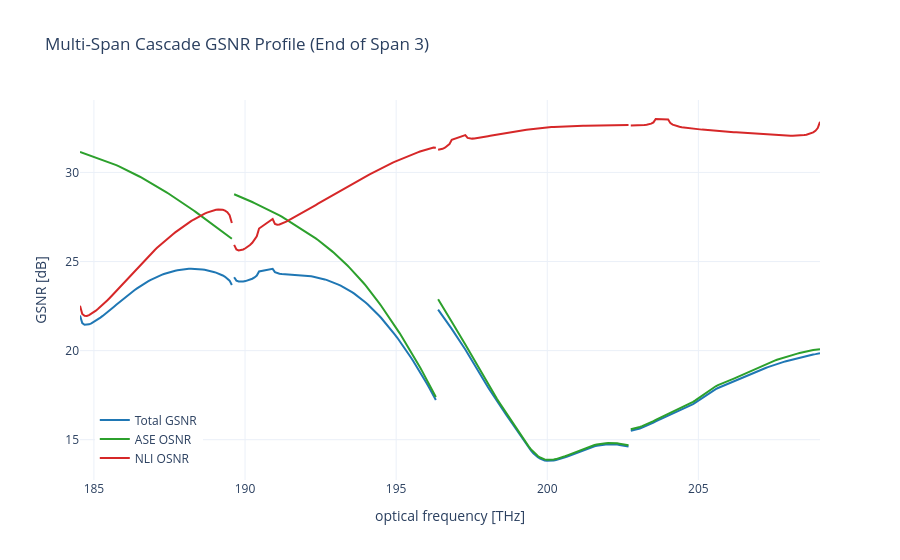

The notebook cell saved with this chart:
### Markdown cell above
### 3. Multi-Span Cascade: Physical EDFAs & Tilt Modeling

Evaluate a 3-span heterogeneous cascade with physical amplifier imperfections:
* **Link Profile:** 80 km + 70 km + 60 km spans[cite: 1, 4].
* **Amplification:** Post-transmitter booster (+14 dB) followed by inline EDFAs[cite: 1, 3].
* **Gain Shaping:** Per-span tilt targets to compensate ISRS spectral ripple[cite: 3, 6].

### Code cell
multi_span_link = Link(
    name="multi_span_cascade",
    length=[80.0, 70.0, 60.0],
    num_span=3,
    num_amp=3,
    link_params=link_params
)

booster_edfa = EdfaConfig(gain_target=14.0, is_booster=True)

# Define physical inline amplifiers with slight tilt compensation
inline_edfas = [
    EdfaConfig(gain_target=16.0, tilt_target=-0.5, out_voa=0.5),
    EdfaConfig(gain_target=14.5, tilt_target=-0.3, out_voa=0.0),
    EdfaConfig(gain_target=13.0, tilt_target=0.0, out_voa=0.0),
]

# Physical launch configuration
phys_param_builder = ParameterBuilder(
    link=multi_span_link,
    bands=bands,
    P_in=-12.0,                  # Transmitter power prior to booster
    grid_center=grid_center,
    Edfa=inline_edfas,
    booster=booster_edfa,
    P_in_is_tx_power=True,      # Apply booster gain to P_in
    alpha_dB_LCS=alpha_dB_custom
)

# Execute Solvers across the cascade
isrs_phys = ISRSSolver(phys_param_builder, model="FLP")
p_in_cascade, p_out_cascade, a0_c, a1_c, sig_c = isrs_phys.solve()

nli_cascade = NLISolver(phys_param_builder, a0_c, a1_c, sig_c).solve()
ase_cascade = ASESolver(phys_param_builder).solve()

# Extended OSNR calculation (V2)
osnr_v2 = OSNRCalculatorV2(phys_param_builder, ase_cascade, nli_cascade)
res_cascade = osnr_v2.compute()

# Visualizing GSNR at the end of the final span (Span 3 -> Index 2)
curves_cascade = [
    {"name": "Total GSNR", "values": res_cascade["OSNR_NLI_ASE_dB"], "color": "#1f77b4"},
    {"name": "ASE OSNR", "values": res_cascade["OSNR_ASE_dB"], "color": "#2ca02c"},
    {"name": "NLI OSNR", "values": res_cascade["OSNR_NLI_dB"], "color": "#d62728"},
]

plotter_cascade = GSNRPlotter(phys_param_builder, curves_cascade, bands=bands)
fig_cascade = plotter_cascade.plot(N_s_max=2, matlab_indexing=False)
fig_cascade.update_layout(title="Multi-Span Cascade GSNR Profile (End of Span 3)")
fig_cascade.show()
